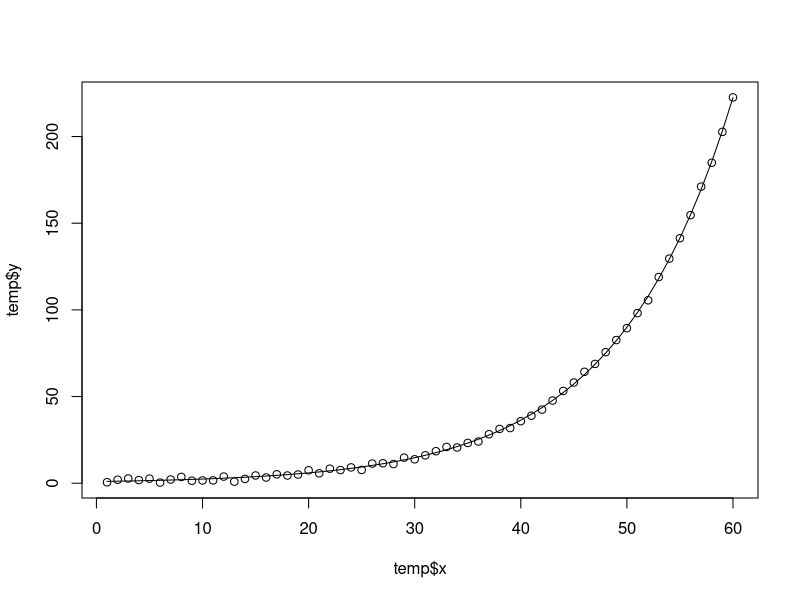

The R script that drew this image:
# generate data
beta <- 0.09
n <- 60
temp <- data.frame(y = exp(beta * seq(n)) + rnorm(n), x = seq(n))

# plot data
plot(temp$x, temp$y)

# fit non-linear model
mod <- nls(y ~ exp(a + b * x), data = temp, start = list(a = 0, b = 0))

# add fitted curve
lines(temp$x, predict(mod, list(x = temp$x)))